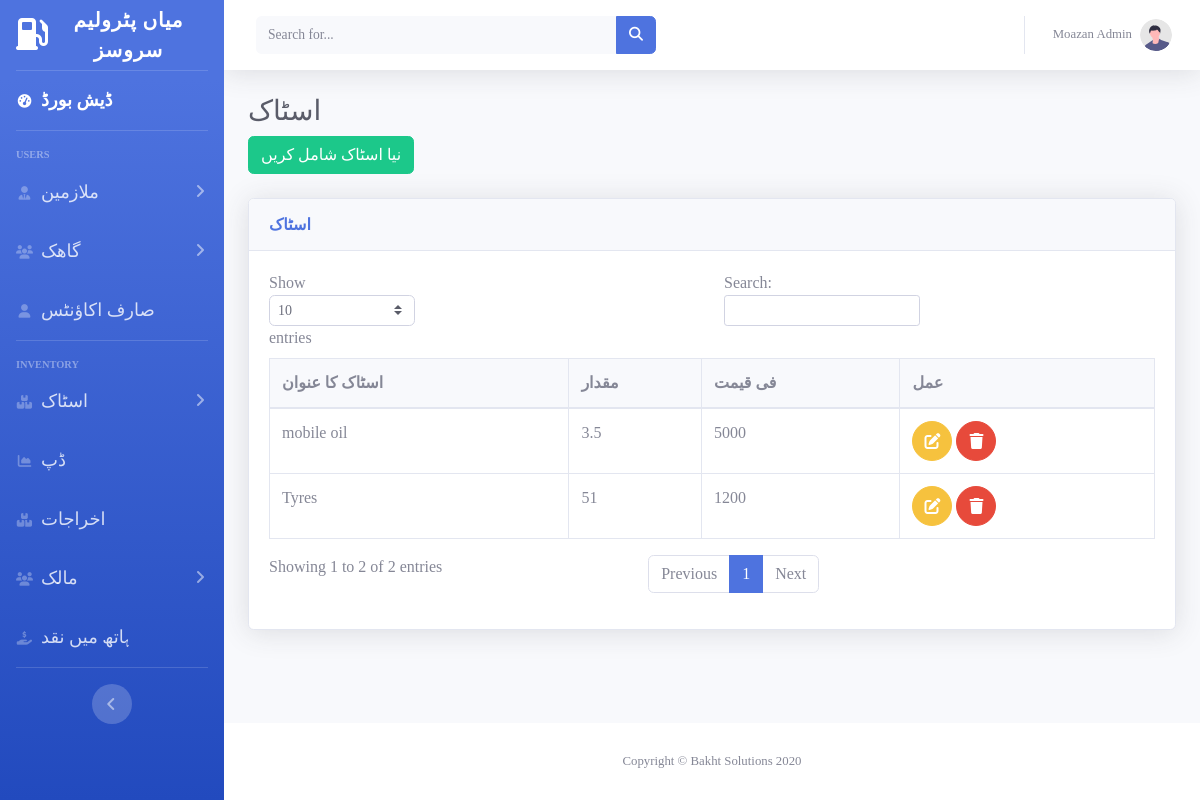
Page /stock2.php (signed in) on the committed database.
### tables this page shows
CREATE TABLE `users` (
  `id` int(11) NOT NULL,
  `name` varchar(30) NOT NULL,
  `phoneno` varchar(200) NOT NULL,
  `password` varchar(200) NOT NULL,
  `role` varchar(30) NOT NULL
);

CREATE TABLE `stock2` (
  `id` int(11) NOT NULL,
  `name` varchar(30) NOT NULL,
  `quantity` float NOT NULL,
  `amount` float NOT NULL
);

### stock2.php (the view, shortened to what this page needs)
<?php  session_start(); include "db.php";
include "header.php";
$data = mysqli_query($conn, "SELECT * FROM stock2 ");
$output = mysqli_fetch_all($data,MYSQLI_ASSOC);
$phoneno=$_SESSION['phoneno'];
$mysql = mysqli_query($conn, "SELECT * FROM users where phoneno=$phoneno and role='admin' ");
$print = mysqli_fetch_assoc($mysql);
if(!$print){
   $dadmin='d-none';
}else{  $dadmin='';}
?>
<body id="page-top">
<div id="wrapper">
<?php include "sidebar.php";?>
    <div id="content-wrapper" class="d-flex flex-column">
        <div id="content">
        <?php include "topbar.php";?>
    <div class="container-fluid">
<h1 class="h3 mb-2 text-gray-800">اسٹاک</h1>
<button class='btn btn-success'  data-toggle="modal" data-target="#AddempModal">نیا اسٹاک شامل کریں</button> <br><br>
<div class='row'>
<div class="col-md-12 ">
<div class="card shadow mb-4">
    <div class="card-header py-3">
        <h6 class="m-0 font-weight-bold text-primary">اسٹاک</h6>
    </div>
    <div class="card-body">
        <div class="table-responsive">
            <table class="table table-bordered" id="dataTable" width="100%" cellspacing="0">
                <thead>
                    <tr class='bg-light '>
                        <th>اسٹاک کا عنوان</th>
                        <th>مقدار</th>
                        <th> فی قیمت</th>
                        <th class="<?php echo $dadmin?>">عمل</th>
                    </tr>
                </thead>
                <tbody>
                    <?php $i=1; foreach($output as $out) {?>
                    <tr>
                        <td><?php echo $out['name']?></td>
                        <td ><?php echo $out['quantity']?> </td>
                        <td ><?php echo $out['amount']?> </td>
                        <td class="<?php echo $dadmin?>">    <a href="#" class="btn btn-warning btn-circle"  onclick="GetEModal('<?php echo $out['id']?>','<?php echo $out['name']?>'
                        ,'<?php echo $out['quantity']?>','<?php echo $out['amount']?>')" data-toggle="modal" data-target="#editModal">
                                        <i class="fas fa-edit"></i>
                          </a>
                          <a href="" class="btn btn-danger btn-circle" data-toggle="modal" data-target="#delModal">
                                        <i class="fas fa-trash"></i>
                          </a></td>
                    </tr>
     <?php }?>
                </tbody>
            </table>
        </div>
    </div>
</div>
</div>
</div> </div> </div>
<?php include "footer.php"?>

### topbar.php (shortened to what this page needs)
<?php
 include "db.php";
 $phoneno=$_SESSION['phoneno'];
$mysql = mysqli_query($conn, "SELECT * FROM users where phoneno=$phoneno ");
$print = mysqli_fetch_assoc($mysql);
?>
 <nav class="navbar navbar-expand navbar-light bg-white topbar mb-4 static-top shadow">
<form
    class="d-none d-sm-inline-block form-inline mr-auto ml-md-3 my-2 my-md-0 mw-100 navbar-search">
    <div class="input-group">
        <input type="text" class="form-control bg-light border-0 small" placeholder="Search for..."
            aria-label="Search" aria-describedby="basic-addon2">
        <div class="input-group-append">
            <button class="btn btn-primary" type="button">
                <i class="fas fa-search fa-sm"></i>
            </button>
        </div>
    </div>
</form>
<ul class="navbar-nav ml-auto">
    <li class="nav-item dropdown no-arrow">
        <a class="nav-link dropdown-toggle" href="#" id="userDropdown" role="button"
            data-toggle="dropdown" aria-haspopup="true" aria-expanded="false">
            <span class="mr-2 d-none d-lg-inline text-gray-600 small"><?php echo  $print['name']?></span>
            <img class="img-profile rounded-circle"
                src="img/undraw_profile.svg">
        </a>
    </li>
</ul>
</nav>

### rows in the picture
users: name "Moazan Admin"
stock2: name "Tyres", quantity "51", amount "1200"
stock2: name "mobile oil", quantity "3.5", amount "5000"
